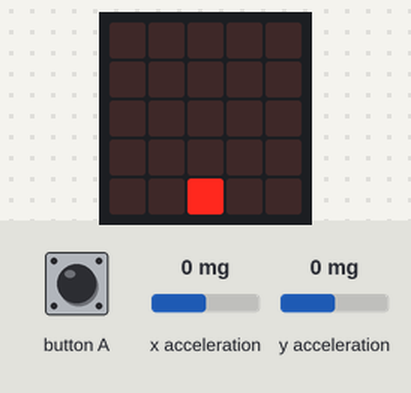
The program below on a simulated BBC micro:bit (MakeCode). Shown: the board's 5×5 LED display. Inputs (shaded band) come from the test bench; at power-on: y acceleration 0 mg, x acceleration 0 mg.

Above: at 1.2 s.
1.3 s: y acceleration set to -144 mg
2.8 s: y acceleration set to -162 mg
At 2.86 s:
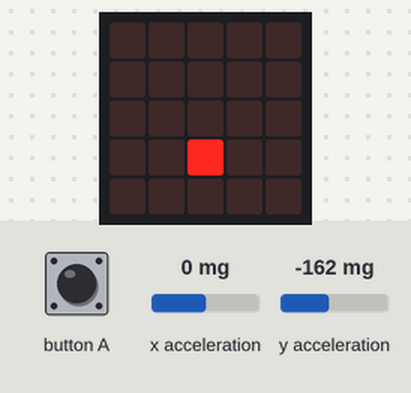
At 4.3 s:
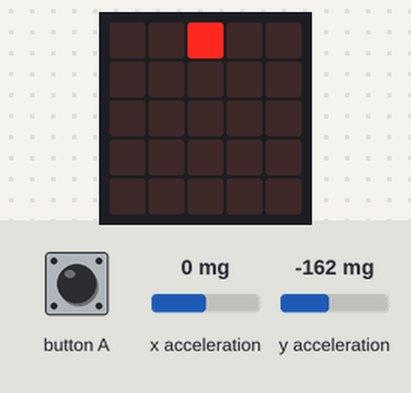
4.6 s: x acceleration set to -134 mg
6.1 s: x acceleration set to -157 mg
At 7.2 s:
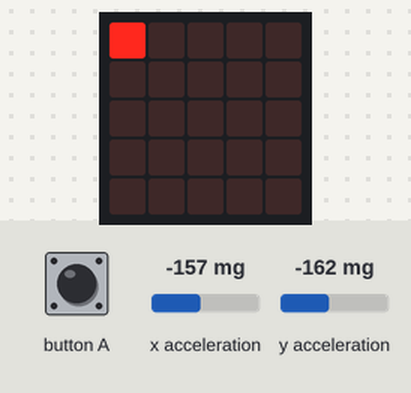
7.8 s: x acceleration set to 143 mg
9.3 s: x acceleration set to 164 mg
At 10.1 s:
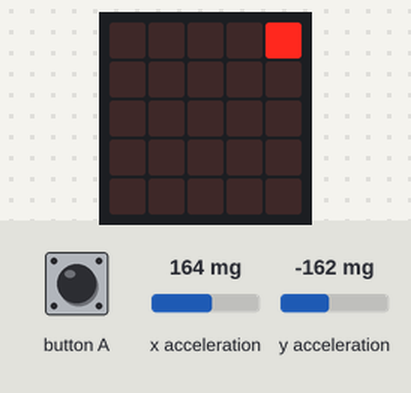
Timing chart, 0 to 12.1 s (numbered marks = the images above; inputs shaded):
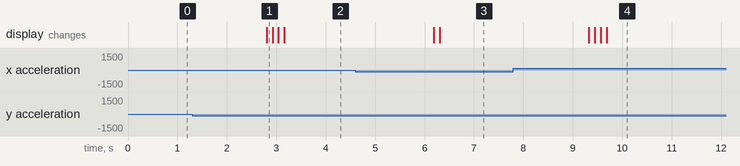

Measured:
- the behaviour switches between -150 and -151 mg on y acceleration (found by bisection; images 0 and 1)
- the behaviour switches between -150 and -151 mg on x acceleration (found by bisection; images 2 and 3)
- the behaviour switches between 150 and 151 mg on x acceleration (found by bisection; images 3 and 4)
- after the input at 1.3 s, every drawn part: stays the same
- after the input at 2.8 s, the display: changes at once (image 1)
- after the input at 4.6 s, every drawn part: stays the same
- after the input at 6.1 s, the display: first changes after 0.09 s (image 3 shows a later state)
- after the input at 7.8 s, every drawn part: stays the same
- after the input at 9.3 s, the display: first changes at once (image 4 shows a later state)

The program:

main.ts
```typescript
input.onButtonPressed(Button.A, function () {
    sprite.change(LedSpriteProperty.Y, -1)
})
let sprite: game.LedSprite = null
sprite = game.createSprite(2, 4)
basic.forever(function () {
    if (input.acceleration(Dimension.X) < -150) {
        sprite.change(LedSpriteProperty.X, -1)
        basic.pause(100)
    } else if (input.acceleration(Dimension.X) > 150) {
        sprite.change(LedSpriteProperty.X, 1)
        basic.pause(100)
    } else if (input.acceleration(Dimension.Y) < -150) {
        sprite.change(LedSpriteProperty.Y, -1)
        basic.pause(100)
    } else if (input.acceleration(Dimension.Y) > 150) {
        sprite.change(LedSpriteProperty.Y, 1)
        basic.pause(100)
    }
})
```

test.ts
```typescript
// テストはここに来ます。このパッケージが拡張機能として使用されるときにはコンパイルされません。
```
